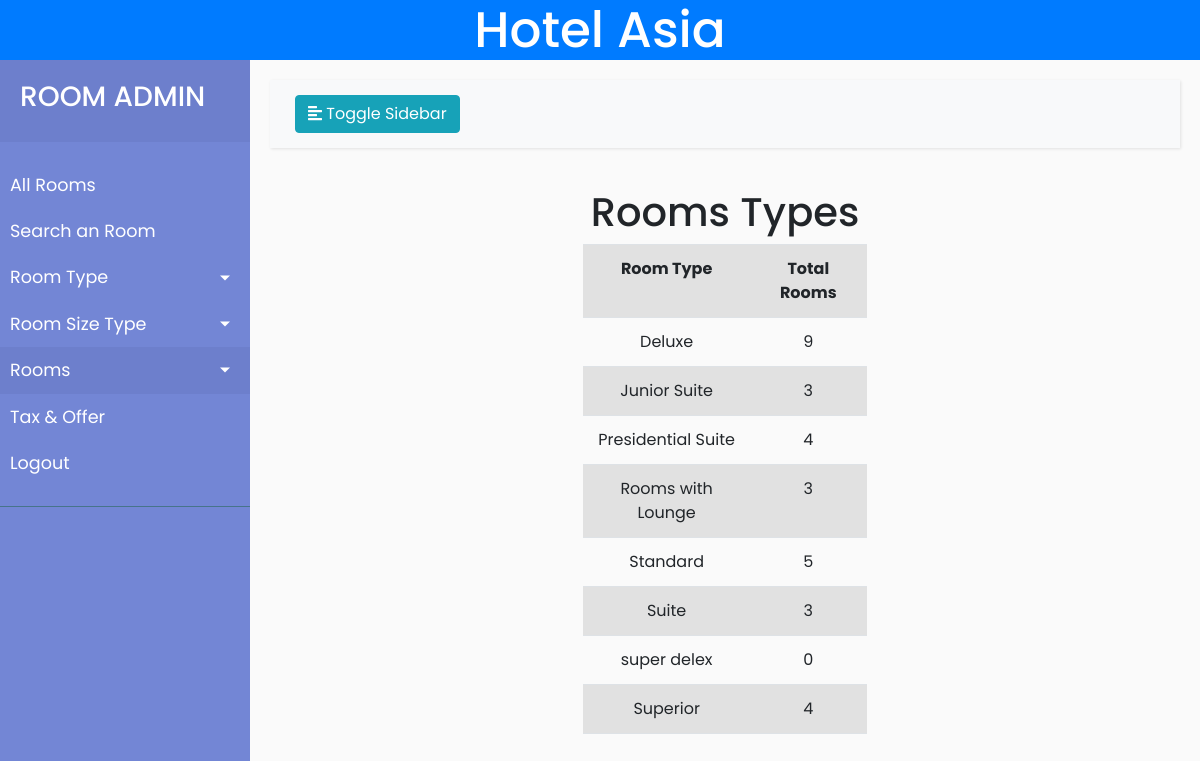
Page /admin/room/allRoomType.php (signed in) on the committed database.
### tables this page shows
CREATE TABLE `room_type` (
  `id` int(11) NOT NULL,
  `room_type` varchar(25) NOT NULL,
  `photo` varchar(50) NOT NULL,
  `description` varchar(1000) DEFAULT NULL
);

### admin/room/allRoomType.php (the view, shortened to what this page needs)
<!doctype html>
<html>
<head>
  <link rel="stylesheet" href="css\bootstrap.css">
  <link rel="stylesheet" href="css\style.css">
  <link rel="stylesheet" href="css\roomtype.css">
</head>
<body>
  <?php
    include 'header.php';
    include 'sidebar.php';
    ?>
    <div class="container-flud">
      <div class="row">
        <h1>Rooms Types</h1>
      </div>
      <div class="row">
        <div class="col-sm-4 offset-sm-4">
        <table class="table table-striped">
    <?php
    $conn = mysqli_connect("localhost","root","","hms") or die("Connection failed");
    $sql = "Select room_type from room_type";
    $result = mysqli_query($conn, $sql) or die("Query failed1");
    ?>
    <tr>
      <th style="text-align: center;">Room Type</th>
      <th style="text-align: center;">Total Rooms</th>
    </tr>
    <?php
    while($row = mysqli_fetch_assoc($result)){
      $type=$row['room_type'];
     ?>
     <tr>
       <td style="text-align: center;"><?php echo $row['room_type'];?></td>
       <?php
       $conn2 = mysqli_connect("localhost","root","","hms") or die("Connection failed2");
       $sql2 = "Select count(room_type) as total from rooms where room_type='$type'";
       $result2 = mysqli_query($conn2, $sql2) or die("Query failed");
       $row2 = mysqli_fetch_assoc($result2);
       ?>
       <td style="text-align: center;"><?php echo $row2['total'];?></td>
     </tr>
     <?php
       }
     ?>
   </table>
   </div>
    </div>
  </div>
</body>
</html>

### admin/room/css/style.css (style rules this page uses)
body { font-family: 'Poppins', sans-serif; background: #fafafa; }

### admin/room/css/roomtype.css (style rules this page uses)
h1 { text-align: center; }

### rows in the picture
room_type: room_type "Deluxe", total "9"
room_type: room_type "Junior Suite", total "3"
room_type: room_type "Presidential Suite", total "4"
room_type: room_type "Rooms with Lounge", total "3"
room_type: room_type "Standard", total "5"
room_type: room_type "Suite", total "3"
room_type: room_type "super delex", total "0"
room_type: room_type "Superior", total "4"
